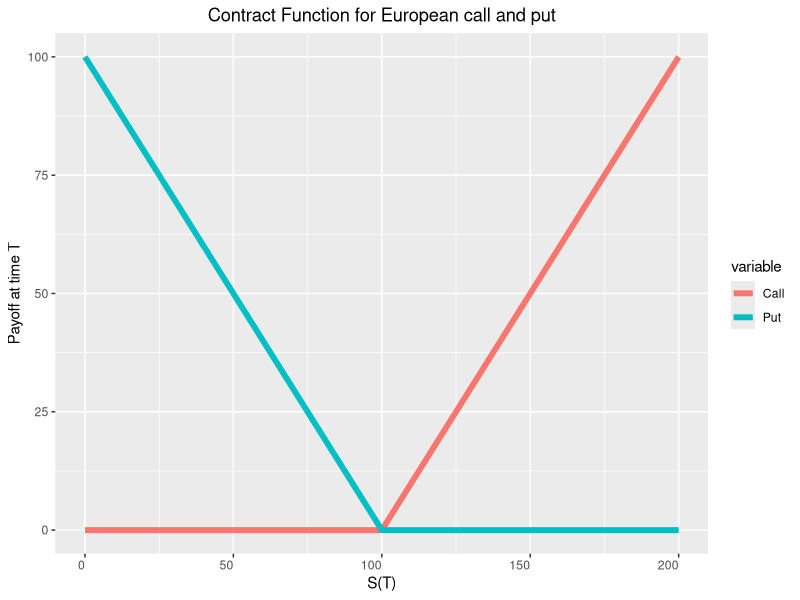
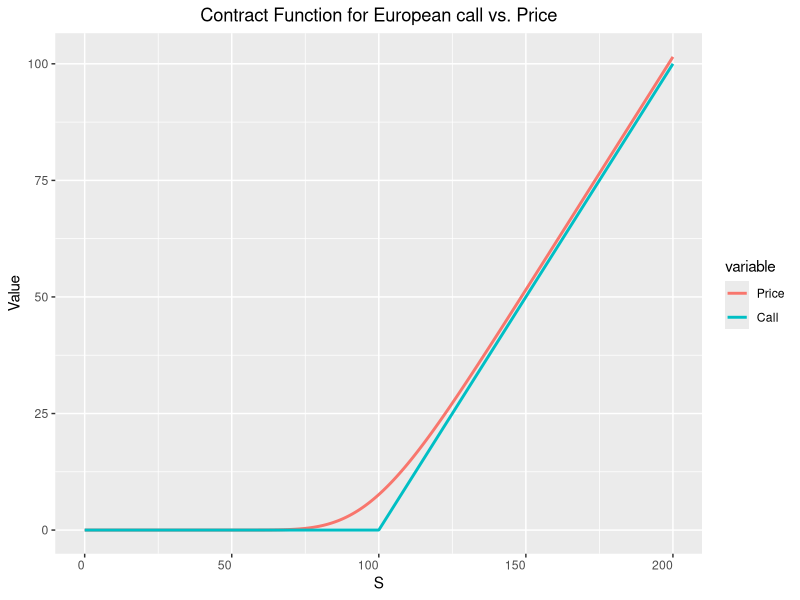

R code for these plots, in order:


rm(list=ls())

library(ggplot2)
library(timeDate)
library(reshape2)


### Illustrate payoffs for call and put
# Strike(s)

K <- 100

S <- seq(0,200,length=1000)

payoff_call <- pmax(S-K, 0)
payoff_put <- pmax(K-S, 0)

df <- data.frame(S=S, Call=payoff_call, Put=payoff_put)
df_melt = melt(df, id = "S")

ggplot(data=df_melt, aes(x=S, y=value, color=variable)) + 
  geom_line(size=2) +
  xlab("S(T)") +
  ylab("Payoff at time T") +
  theme(plot.title = element_text(hjust = 0.5)) +
  ggtitle("Contract Function for European call and put")+
  theme(plot.title = element_text(lineheight=0.8) # face="bold"
        ,axis.text.x = element_text(angle = 0, hjust = 1,vjust=1))


### Illustrate 

# Function
d1 <- function(S,K,r,q,sigma,tau){
  (log(S/K)+(r-q)*tau + 1/2*sigma^2*tau)/(sigma*sqrt(tau))
}


d2 <- function(S,K,r,q,sigma,tau){
  d1(S,K,r,q,sigma,tau) - sigma*sqrt(tau)
}


C <- function(S,K,r,q,sigma,tau,option="Call"){
  d1 <- d1(S,K,r,q,sigma,tau)
  d2 <- d2(S,K,r,q,sigma,tau)
  
  if (option=="Call"){
    result <- exp(-q*tau)*S*pnorm(d1) - K*exp(-r*tau)*pnorm(d2)
  }
  
  if (option=="Put"){
    result <-  exp(-q*tau)*S*pnorm(d1) - K*exp(-r*tau)*pnorm(d2) -exp(-q*tau)*S + K*exp(-r*tau)
  }
  result
}
C <- Vectorize(C)

# Set parameters
r <- 0.02
sigma <- 0.2
T <- 1
t <- 1/4
tau <- T -t
q <- 0 # dividender

df$Price <- C(S=S, K=K, r=r, q=0, sigma=sigma, tau=tau)

df_melt_2 <- melt(df, id = "S", measure.vars = c("Price", "Call"))

ggplot(data=df_melt_2, aes(x=S, y=value, color=variable)) + 
  geom_line(size=1) +
  xlab("S") +
  ylab("Value") +
  theme(plot.title = element_text(hjust = 0.5)) +
  ggtitle("Contract Function for European call vs. Price")+
  theme(plot.title = element_text(lineheight=0.8) # face="bold"
        ,axis.text.x = element_text(angle = 0, hjust = 1,vjust=1))
